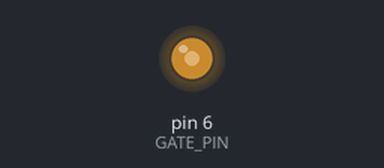
The program below on a simulated Arduino Pro Mini, built with avr-gcc and run on an emulated ATmega328P. Parts: output pins drawn as LEDs (lit = HIGH). What the program prints to the serial monitor is not drawn.

Above: at 0.05 s.
At 2.35 s:
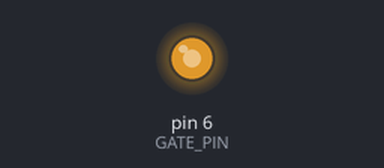
At 4.0 s:
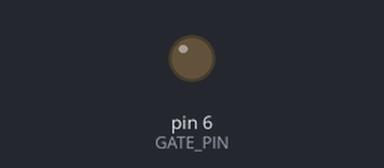
At 5.15 s:
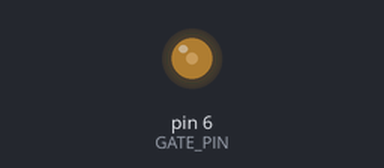
Timing chart, 0 to 7.1 s (numbered marks = the images above):
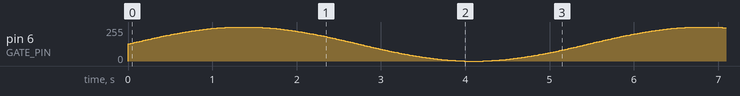

The program:

main.cpp
```cpp
/*
 * See connections e.g. http://bildr.org/2012/03/rfp30n06le-arduino/
 */

#include <Arduino.h>

#define GATE_PIN 6

void setup()
{
  Serial.begin(57600);
  pinMode(GATE_PIN, OUTPUT);
  digitalWrite(GATE_PIN, HIGH);
  Serial.println("Starting..");
}

void loop()
{
  // analogWrite(GATE_PIN, 40);
  // delay(5000);
  // analogWrite(GATE_PIN, 255);
  // delay(5000);
  Serial.println("Looping..");
  for(int i = 0; i<360; i++){
    //convert 0-360 angle to radian (needed for sin function)
    float rad = DEG_TO_RAD * i;

    //calculate sin of angle as number between 0 and 255
    int sinOut = constrain((sin(rad) * 128) + 128, 0, 255);

    analogWrite(GATE_PIN, sinOut);

    delay(15);
  }
}
```
